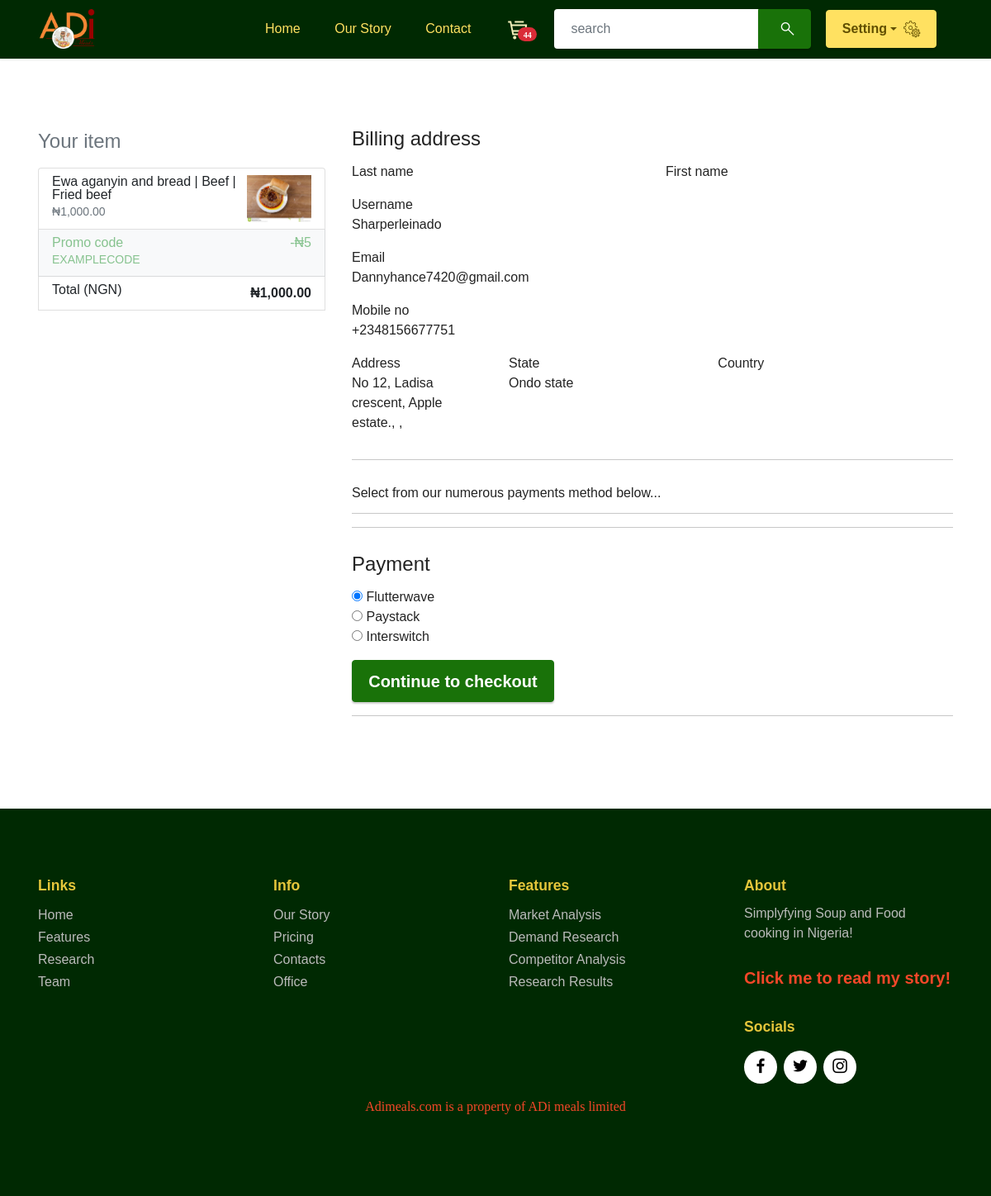
/payments/payment/1000.00/ewa-aganyin-and-bread/ (signed in), run on an earlier commit of the app's database.
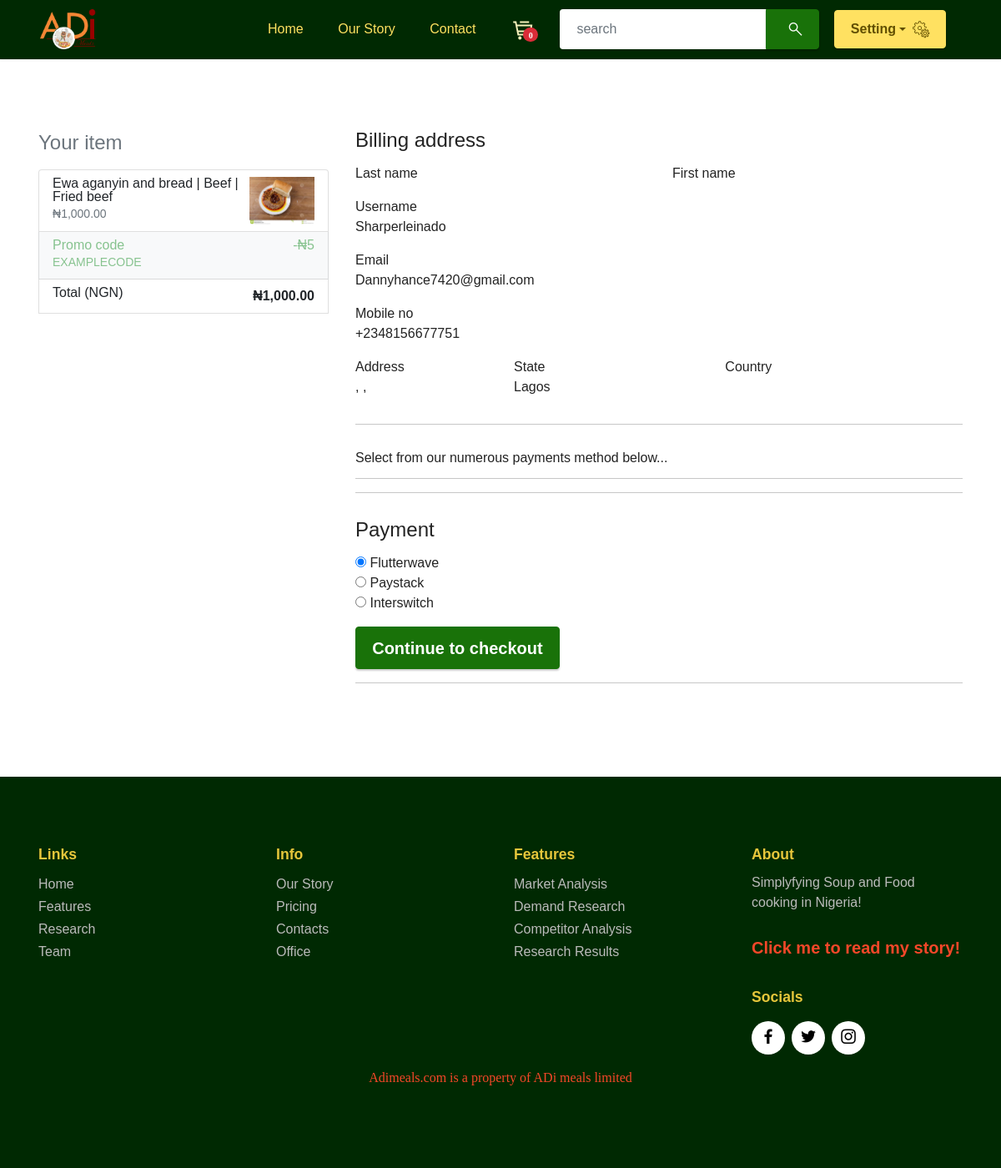
And on a later commit of the database.
### authentication/models.py (models this page shows, shortened)
class User(AbstractUser):
    pass

class Mobile(models.Model):
    user = models.ForeignKey(User, on_delete=models.CASCADE, default=None)
    phone_no = PhoneNumberField()

### address/models.py (models this page shows, shortened)
class UserAddress(models.Model):
    user = models.ForeignKey(User,on_delete=models.CASCADE,default=None)
    state = models.CharField(max_length=50)
    division = models.CharField(max_length=50, null=True)
    lga = models.CharField(max_length=50, null=True)
    lcda = models.CharField(max_length=50, null=True)
    street_name = models.CharField(max_length=300, null=True)

### food_app/models.py (models this page shows, shortened)
class Food(models.Model):
    image = models.ImageField(upload_to="media", height_field=None, width_field=None, max_length=None)
    food_item = models.CharField(max_length=30)
    food_price = models.DecimalField(max_digits=30,decimal_places=2)
    slug = models.SlugField(max_length=250,null=True,blank=True)
    cart = GenericRelation(CartItemsFood)
    transactions = GenericRelation(Transactions)

### payments/views.py (the view, shortened to what this page needs)
# urls.py: path('payment/<float:price>/<slug:slug>/',views.payment,name='payment'),#This is for payment page
def payment(request, price, slug):
    email = ""
    username = ""
    mobile = ""
    phone_no = ""
    address = ""
    userprotein = ""
    pk = ""
    try:
        if request.user.is_authenticated:
            address = UserAddress.objects.get(user=request.user)
            username = address.user.username
            email = address.user.email
            mobile = Mobile.objects.get(user=request.user)
            phone_no = mobile.phone_no
            userprotein = request.session.get(str(request.user), ["beef", "fried beef"])
            try:
                food_pk = food.get(slug=slug)
                pk = food_pk.pk
            except Food.DoesNotExist:
                pass
            try:
                soup_pk = soup.get(slug=slug)
                pk = soup_pk.pk
            except Soup.DoesNotExist:
                    pass
        else:
            address = "Anonymousstreet.com"
            username = "Anonymous-User"
            email = "Anonymoususer@gmail.com"
            phone_no = "081-AnonymousUser"
            userprotein = request.session['userprotein'] = ["beef", "fried beef"]
    except Mobile.DoesNotExist:
        messages.error(request, "Please, complete Account Information before proceeding")
        return redirect('authentication:account_info')
    except TypeError:
        pass
    def get_food_item():
        return food.filter(food_price=price, slug=slug).first()
    def get_soup_item():
        return soup.filter(Q(mini_box_price = price) & Q(slug = slug) | Q(medium_box_price = price) & Q(slug = slug) | Q(mega_box_price = price) & Q(slug = slug) | Q(pk = price) & Q(slug = slug)).first()
    return render(request, 'payments/checkout.html', {
        'item': get_food_item(),
        'item2': get_soup_item(),
        'tx_ref': tx_ref,
        'price': price,
        'slug': slug,
        'email': email,
        'username': username,
        'phone_no': phone_no,
        'address':address,
        'userprotein':userprotein,
        'pk':pk,
    })

### payments/templates/payments/checkout.html (shortened to what this page needs)
{% extends "base/base.html" %}
{% load static %}
{% block jscript_attribute %}
<link rel="stylesheet" href="{% static 'payments/master.css' %}">
{% endblock jscript_attribute %}
{% block pageBody %}
<section data-bs-version="5.1" class="image2 cid-u0tuxl367X" id="image2-7">
<div class="container">
    <div class="row">
        <div class="col-md-8 order-md-1 display-4 ">
            <h4 class="mb-3">Billing address</h4>
                <div class="row">
                    <div class="col-md-6 mb-3">
                        <label for="firstName">First name</label>
                    </div>
                    <div class="col-md-6 mb-3">
                        <label for="lastName">Last name</label>
                    </div>
                </div>
                <div class="mb-3">
                    <label for="username">Username</label>
                    <div class="input-group">
                        {{username | capfirst}}
                    </div>
                </div>
                <div class="mb-3">
                    <label for="email">Email</label>
                    <div class="input-group">
                        {{email | capfirst}}
                    </div>
                </div>
                <div class="mb-3">
                    <label for="mobile_no">Mobile no</label>
                    <div class="input-group">
                        {{phone_no}}
                    </div>
                </div>
                <div class="row">
                    <div class="col-md-5 mb-3">
                        <label for="country">Country</label>
                    </div>
                    <div class="col-md-4 mb-3">
                        <label for="state">State</label>
                        <div class="input-group">
                            {{address.state | capfirst}}
                        </div>
                    </div>
                    {% if user.is_authenticated %}
                    <div class="col-md-3 mb-3">
                        <label for="address">Address</label>
                            <div class="input-group">
                                {{address.street_name | capfirst}}, {{address.area|capfirst}}, {{address.city|capfirst}}
                            </div>
                    </div>
                    {% endif %}
                </div>
                <hr class="mb-4">
                    <div class="custom-control custom-checkbox">
                        <p class="custom-control-label" for="save-info">Select from our numerous payments method below...</p>
                    </div>
                <hr>
                    <hr class="mb-4">
                        <h4 class="mb-3">Payment</h4>
                        {% if user.is_authenticated %}
                            <form method="POST" class="needs-validation" novalidate>
                            <div class="d-block my-3">
                                <div class="custom-control custom-radio">
                                    <input id="flutterwave" name="paymentMethod" value="flutterwave" type="radio" class="custom-control-input" checked required>
                                    <label class="custom-control-label" for="flutterwave">Flutterwave</label>
                                </div>
                                <div class="custom-control custom-radio">
                                    <input id="paystack" name="paymentMethod" value="paystack" type="radio" class="custom-control-input" required>
                                    <label class="custom-control-label" for="paystack">Paystack</label>
                                </div>
                                <div class="custom-control custom-radio">
                                    <input id="interswitch" name="paymentMethod" value="interswitch" type="radio" class="custom-control-input" required>
                                    <label class="custom-control-label" for="interswitch">Interswitch</label>
                                </div>
                            </div>
                            <button class="btn btn-primary btn-lg btn-block" type="submit">Continue to checkout</button>
                        </form>
                        {% endif %}
                   <hr>
        </div>
        <div class="col-md-4 order-md-2 mb-4 display-4 ">
            <h4 class="d-flex justify-content-between align-items-center mb-3">
                <span class="text-muted">Your item</span>
                <span class="badge badge-secondary badge-pill">3</span>
            </h4>
            <ul class="list-group mb-3">
                <li class="list-group-item d-flex justify-content-between lh-condensed">
                    {% if item %}
                    <div>
                        <h6 class="my-0">{{item.food_item|capfirst}} | {{userprotein.0|capfirst}} | {{userprotein.1|capfirst}}</h6>
                        <small class="text-muted">₦{{item.food_price}}</small>
                    </div>
                    <div class="col-md-3 text-left">
                        <img src={{item.image.url}} class="img-fluid" alt="Adi Foods"
                        data-bs-slide-to="4" data-slide-to="4" class="img-fluid d-none d-md-block rounded mb-2 shadow ">
                    </div>
                    <li class="list-group-item d-flex justify-content-between bg-light">
                        <div class="text-success">
                            <h6 class="my-0">Promo code</h6>
                            <small>EXAMPLECODE</small>
                        </div>
                        <span class="text-success">-₦5</span>
                    </li>
                    <li class="list-group-item d-flex justify-content-between">
                        <span>Total (NGN)</span>
                        <strong>₦{{item.food_price}}</strong>
                    </li><br>
                    {% endif %}
                </li>
            </ul>
        </div>
    </div>
</div>
</section>
{% endblock %}

What changed in the data, as far as the page shows it:
removed UserAddress: state "Ondo state", street_name "No 12, Ladisa crescent, Apple estate."
added UserAddress: state "Lagos"
Also different on the page:
{{ cart_quantity }}: "44" → "0"
